Frame 1 (no input): blank canvas, image omitted
Frame 60 (no input): blank canvas, image omitted
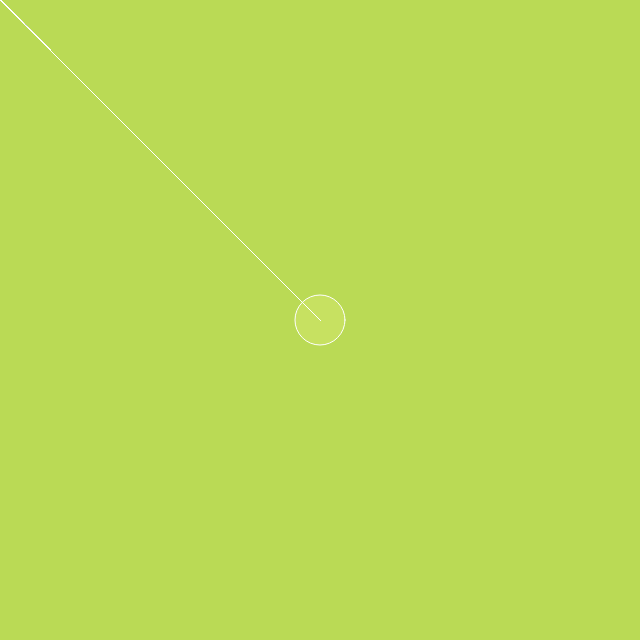
Frame 120 (the mouse pressed at the canvas centre since frame 60)

The p5.js sketch whose frames 1 and 60 were blank and that drew this single picture after the mouse press (run headless with seeded random() and noise() and a simulated clock; from frame 60 on, the mouse is pressed at the canvas centre):

// p5.js sketch
// ── sketch.js

function setup() {
  createCanvas(640, 640);
  background('#bada55');
}

function draw() {
  var c = color(249, 255, 148, 50);
  fill(c);
  stroke ('##ffff90');
  strokeWeight (1);
  triangle(50, 50, 50, 50, 25, 25);
  triangle(mouseX, mouseY, 0, 0, 25, 25)
}

function mousePressed() {
       changeSize();
     }

function randomLetterFromText(text) {
  var letterNumber = random(text.length);
  var letter = text.charAt(letterNumber);
  return letter;
}

function changeSize() {
  ellipse(width/2, height/2, 50,50);
}
